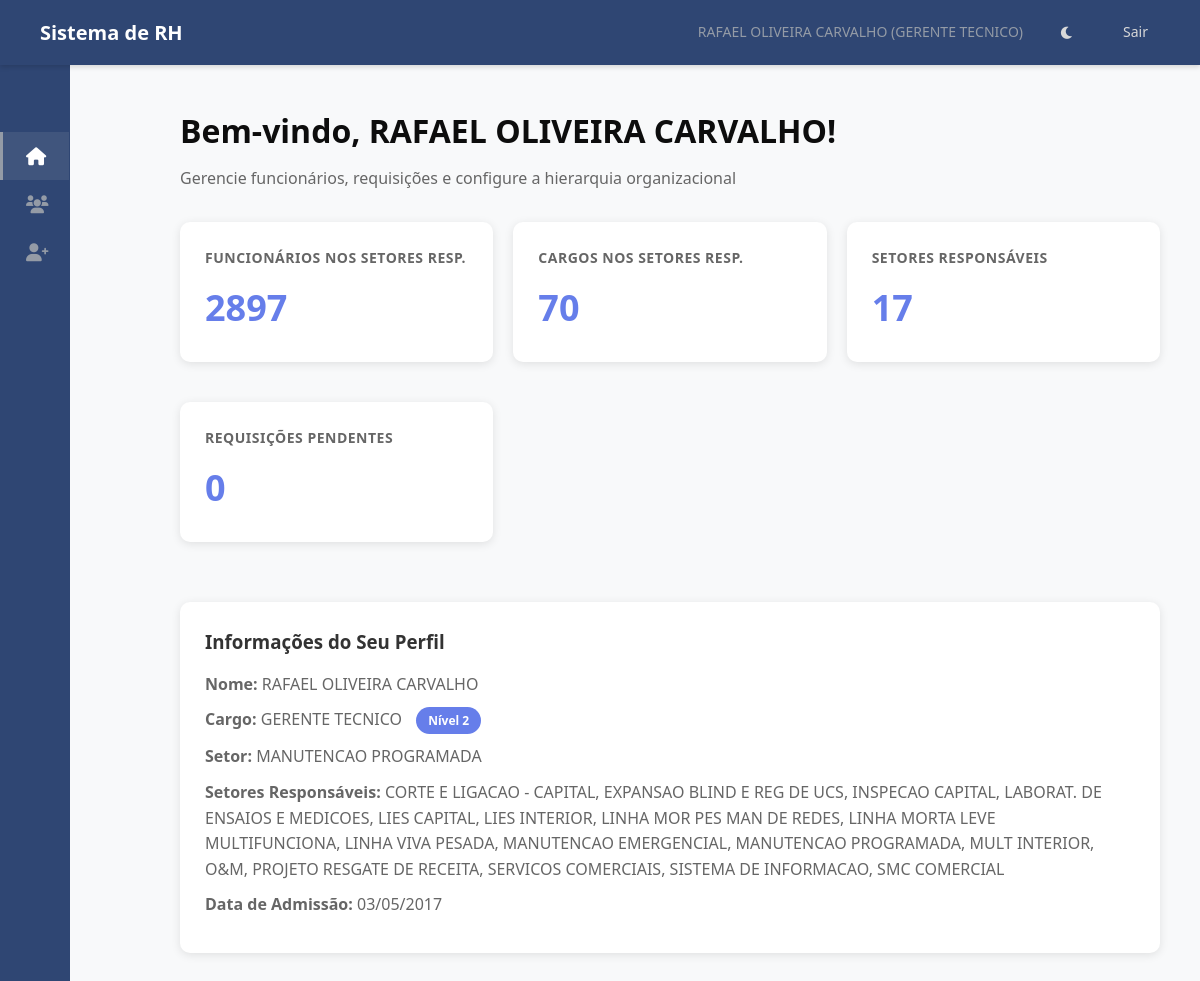
The page / (signed in) on the database its author committed.
### hierarquia/models.py (models this page shows, shortened)
class Funcionario(models.Model):
    usuario = models.OneToOneField(User, on_delete=models.SET_NULL, null=True, blank=True, related_name='funcionario')
    nome = models.CharField(max_length=255)
    data_nascimento = models.DateField(blank=True, null=True)
    cpf = models.CharField(max_length=14, unique=True, validators=[cpf_validator])
    data_admissao = models.DateField()
    cargo = models.ForeignKey(Cargo, on_delete=models.PROTECT, related_name='funcionarios')
    setor_primario = models.ForeignKey(
        Setor,
        on_delete=models.PROTECT, # Protege contra exclusão de setor com funcionários
        related_name='funcionarios_primarios', # Nome para acesso reverso
        verbose_name='Setor Principal',
        null=True, # TEMPORARIAMENTE True para facilitar migração inicial, depois pode ser False
        blank=True # TEMPORARIAMENTE True
    )
    setores_responsaveis = models.ManyToManyField(
        Setor,
        related_name='responsaveis', # Permite Setor.responsaveis.all()
        blank=True, # Muitos funcionários não serão responsáveis por nenhum setor
        verbose_name='Setores Responsáveis'
    )
    centro_servico = models.ForeignKey(CentroServico, on_delete=models.SET_NULL, null=True, blank=True, related_name='funcionarios')
    ativo = models.BooleanField(default=True)
    criado_em = models.DateTimeField(auto_now_add=True)
    atualizado_em = models.DateTimeField(auto_now=True)
    class Meta:
        ordering = ['nome']
        verbose_name = 'Funcionário'
        verbose_name_plural = 'Funcionários'

class Cargo(models.Model):
    NIVEL_CHOICES = [
        (1, 'Diretor'),
        (2, 'Gestor'),
        (3, 'Coordenador'),
        (4, 'Supervisor'),
        (5, 'ADM/Analista'), # E outros níveis operacionais
    ]
    nome = models.CharField(max_length=255, unique=True)
    nivel = models.IntegerField(choices=NIVEL_CHOICES)
    descricao = models.TextField(blank=True, null=True)
    criado_em = models.DateTimeField(auto_now_add=True)
    atualizado_em = models.DateTimeField(auto_now=True)
    class Meta:
        ordering = ['nivel', 'nome']
        verbose_name = 'Cargo'
        verbose_name_plural = 'Cargos'

class Setor(models.Model):
    nome = models.CharField(max_length=255, unique=True)
    descricao = models.TextField(blank=True, null=True)
    criado_em = models.DateTimeField(auto_now_add=True)
    atualizado_em = models.DateTimeField(auto_now=True)
    class Meta:
        ordering = ['nome']
        verbose_name = 'Setor'
        verbose_name_plural = 'Setores'

### hierarquia/views.py (the view, shortened to what this page needs)
# urls.py: path('', views.dashboard, name='dashboard'), # Rota principal
@login_required(login_url='login')
def dashboard(request):
    try:
        funcionario = Funcionario.objects.get(usuario=request.user)
        if not funcionario.cargo:
            return render(request, 'hierarquia/sem_acesso.html', {'mensagem': 'Seu usuário não está associado a um cargo.'})
    except Funcionario.DoesNotExist:
        return render(request, 'hierarquia/sem_acesso.html', {'mensagem': 'Não foi encontrado um perfil de funcionário associado ao seu usuário.'})
    nivel = funcionario.cargo.nivel
    total_funcionarios_visiveis = 0
    total_cargos_visiveis = 0
    setores_titulo_card = "Informação Setor"
    setores_valor_card = "N/A"
    requisicoes_pendentes_count = 0
    is_setor_name = False
    if nivel == 1:
        total_funcionarios_visiveis = Funcionario.objects.count()
        total_cargos_visiveis = Cargo.objects.count() # Diretor vê todos os cargos
        setores_titulo_card = "Total de Setores"
        setores_valor_card = Setor.objects.count()
        requisicoes_pendentes_count = Requisicao.objects.filter(status='pendente').count()
    elif nivel <= 3:
        setores_responsabilidade = funcionario.setores_responsaveis.all()
        if setores_responsabilidade.exists():
            setores_titulo_card = "Setores Responsáveis"
            setores_valor_card = setores_responsabilidade.count()
            total_funcionarios_visiveis = Funcionario.objects.filter(setor_primario__in=setores_responsabilidade).count()
            total_cargos_visiveis = Cargo.objects.filter(
                funcionarios__setor_primario__in=setores_responsabilidade
            ).distinct().count()
            requisicoes_pendentes_count = Requisicao.objects.filter(
                solicitante__setor_primario__in=setores_responsabilidade, status='pendente'
            ).count()
    context = {
        'funcionario': funcionario,
        'total_funcionarios': total_funcionarios_visiveis,
        'total_cargos': total_cargos_visiveis,
        'setores_titulo_card': setores_titulo_card,
        'setores_valor_card': setores_valor_card,
        'requisicoes_pendentes': requisicoes_pendentes_count,
        'is_setor_name': is_setor_name,
    }
    return render(request, 'hierarquia/dashboard.html', context)

### templates/hierarquia/dashboard.html (shortened to what this page needs)
{% extends 'base.html' %}
{% load static %}
{# {% block extra_css %}
    <link rel="stylesheet" href="{% static 'css/dashboard.css' %}">
{% endblock extra_css %} #}
{% block content %}
<div class="container">
    <div class="header">
        <h2>Bem-vindo, {{ funcionario.nome }}!</h2>
        <p>Gerencie funcionários, requisições e configure a hierarquia organizacional</p>
    </div>
    <div class="cards-grid">
        <div class="card">
            {% if funcionario.cargo.nivel == 1 %}
                <div class="card-title">Total de Funcionários</div>
            {% elif funcionario.cargo.nivel <= 3 %}
                <div class="card-title">Funcionários nos Setores Resp.</div>
            {% else %}
                 <div class="card-title">Funcionários no Setor</div>
            {% endif %}
            <div class="card-value">{{ total_funcionarios }}</div>
        </div>
        <div class="card">
            {% if funcionario.cargo.nivel == 1 %}
                <div class="card-title">Total de Cargos</div>
            {% elif funcionario.cargo.nivel <= 3 %}
                <div class="card-title">Cargos nos Setores Resp.</div>
            {% else %}
                 <div class="card-title">Cargos no Setor</div>
            {% endif %}
            <div class="card-value">{{ total_cargos }}</div>
        </div>
        <div class="card">
            <div class="card-title">{{ setores_titulo_card }}</div>
            <div class="card-value {% if is_setor_name %}text-value{% endif %}">
                {{ setores_valor_card }}
            </div>
        </div>
        <div class="card">
             <div class="card-title">Requisições Pendentes</div>
            <div class="card-value">{{ requisicoes_pendentes }}</div>
        </div>
    </div>
    <div class="info-box">
        <h3>Informações do Seu Perfil</h3>
        <p><strong>Nome:</strong> {{ funcionario.nome }}</p>
        <p><strong>Cargo:</strong> {{ funcionario.cargo.nome }} <span class="badge">Nível {{ funcionario.cargo.nivel }}</span></p>
        <p><strong>Setor:</strong>
            {% if funcionario.setor_primario %}
                {{ funcionario.setor_primario.nome }}
            {% else %}
                <span style="color: #999;">Nenhum</span>
            {% endif %}
        </p>
        {% if funcionario.setores_responsaveis.exists %}
        <p><strong>Setores Responsáveis:</strong>
            {% for setor_resp in funcionario.setores_responsaveis.all %}
                {{ setor_resp.nome }}{% if not forloop.last %}, {% endif %}
            {% endfor %}
        </p>
        {% endif %}
        <p><strong>Data de Admissão:</strong> {{ funcionario.data_admissao|date:"d/m/Y" }}</p>
    </div>
</div>
{% endblock content %}

### templates/base.html (shortened to what this page needs)
{% load static %}
<!DOCTYPE html>
<html lang="pt-BR">
<head>
    <link rel="stylesheet" href="{% static 'css/base.css' %}">
    <link rel="stylesheet" href="https://cdnjs.cloudflare.com/ajax/libs/font-awesome/6.0.0/css/all.min.css">
    {% block extra_css %}{% endblock extra_css %}
</head>
<body>
    <nav class="navbar">
        <h1>Sistema de RH</h1>
        <div class="navbar-user">
            {% if user.is_authenticated and user.funcionario %}
                <span>{{ user.funcionario.nome }} ({{ user.funcionario.cargo.nome }})</span>
            {% else %}
                <span>Visitante</span>
            {% endif %}
            <button id="theme-toggle" class="theme-toggle-btn" aria-label="Alternar tema">
            </button>
            <a href="{% url 'logout' %}">Sair</a>
        </div>
    </nav>
    <div class="page-container">
        <aside class="sidebar" id="sidebar">
            <div class="sidebar-header">
            </div>
            <div class="menu-items">
                <a href="{% url 'dashboard' %}" class="menu-item {% if request.resolver_match.url_name == 'dashboard' %}active{% endif %}">
                    <i class="fas fa-home"></i> <span class="menu-text">Dashboard</span>
                </a>
                <a href="{% url 'listar_setores_funcionarios' %}" class="menu-item {% if 'funcionarios' in request.resolver_match.view_name %}active{% endif %}">
                    <i class="fas fa-users"></i> <span class="menu-text">Funcionários</span>
                </a>
                {% if perms.hierarquia.add_funcionario %}
                    <a href="{% url 'cadastrar_funcionario' %}" class="menu-item">
                         <i class="fas fa-user-plus"></i> <span class="menu-text">Cadastrar Funcionário</span>
                    </a>
                {% endif %}
            </div>
        </aside>
        <main class="main-content" id="main-content">
            {% block content %}
            {% endblock content %}
        </main>
    </div>
</body>
</html>

### static/css/base.css (style rules this page uses)
:root { --sidebar-width-expanded: 250px; --sidebar-width-collapsed: 70px; --bg-primary: #FFFFFF; --bg-secondary: #f8f9fa; --bg-navbar: #2F4673; --bg-sidebar: #2F4673; --bg-hover: rgba(217, 217, 217, 0.05); --bg-active: rgba(217, 217, 217, 0.1); --text-primary: #0D0D0D; --text-secondary: #64758C; --text-muted: #949BA6; --text-navbar: #D9D9D9; --text-sidebar: #D9D9D9; --text-sidebar-hover: #FFFFFF; --border-color: #D9D9D9; --border-accent: #949BA6; --shadow-color: rgba(0, 0, 0, 0.1); --shadow-navbar: rgba(0, 0, 0, 0.15); --accent-color: #64758C; }
* { margin: 0; padding: 0; box-sizing: border-box; }
body { font-family: 'Segoe UI', Tahoma, Geneva, Verdana, sans-serif; color: var(--text-primary); background-color: var(--bg-secondary); font-size: 16px; line-height: 1.6; transition: background-color 0.3s ease, color 0.3s ease; overflow: hidden; }
.navbar { background-color: var(--bg-navbar); color: var(--text-navbar); padding: 0 40px; height: 65px; display: flex; justify-content: space-between; align-items: center; box-shadow: 0 2px 5px var(--shadow-navbar); position: relative; z-index: 1001; }
.navbar h1 { font-size: 20px; font-weight: 600; color: #FFFFFF; }
.navbar-user { display: flex; align-items: center; gap: 25px; }
.navbar-user span { font-size: 14px; color: var(--text-muted); }
.navbar-user a, .theme-toggle-btn { color: var(--text-navbar); text-decoration: none; padding: 8px 12px; border-radius: 4px; font-size: 14px; font-weight: 500; transition: background-color 0.2s ease, color 0.2s ease; cursor: pointer; background: none; border: none; font-family: inherit; }
.page-container { display: flex; height: calc(100vh - 65px); }
.sidebar { width: var(--sidebar-width-expanded); background: var(--bg-sidebar); height: 100%; overflow-y: auto; overflow-x: hidden; display: flex; flex-direction: column; transition: width 0.3s ease; z-index: 1000; position: relative; }
.sidebar-header { display: flex; justify-content: space-between; align-items: center; padding: 25px 25px 15px 25px; }
.sidebar .menu-items { display: flex; flex-direction: column; padding-bottom: 20px; }
.sidebar .menu-item { padding: 12px 25px; text-decoration: none; color: var(--text-sidebar); font-weight: 500; display: flex; align-items: center; gap: 12px; font-size: 15px; border-left: 3px solid transparent; margin-right: 1px; transition: background-color 0.2s ease, color 0.2s ease, border-left-color 0.2s ease; white-space: nowrap; }
.sidebar .menu-item i { font-size: 18px; width: 20px; text-align: center; color: var(--text-muted); transition: color 0.2s ease; flex-shrink: 0; }
.sidebar .menu-item.active { background-color: var(--bg-active); color: var(--text-sidebar-hover); border-left-color: var(--border-accent); font-weight: 600; }
.sidebar .menu-item.active i { color: var(--text-sidebar-hover); }
.sidebar.sidebar-collapsed { width: var(--sidebar-width-collapsed); }
.sidebar.sidebar-collapsed .menu-item { justify-content: center; padding-left: 0; padding-right: 0; gap: 0; }
.sidebar.sidebar-collapsed .menu-item i { margin: 0; }
.main-content { flex: 1; overflow-y: auto; padding: 30px; background-color: var(--bg-secondary); margin-left: var(--sidebar-width-expanded); transition: margin-left 0.3s ease; }
.sidebar.sidebar-collapsed ~ .main-content { margin-left: var(--sidebar-width-collapsed); }
.container { max-width: 1000px; margin: 0 auto; padding: 0; }
.card { background: var(--bg-primary); border-radius: 10px; padding: 25px; box-shadow: 0 2px 10px var(--shadow-color); transition: transform 0.3s ease, box-shadow 0.3s ease, background-color 0.3s ease; margin-bottom: 20px; }

### rows shown on the page
Funcionario: nome "RAFAEL OLIVEIRA CARVALHO", cargo.nome "GERENTE TECNICO", cargo.nivel "2", setor_primario.nome "MANUTENCAO PROGRAMADA", data_admissao "03/05/2017"
Setor: nome "CORTE E LIGACAO - CAPITAL"
Setor: nome "EXPANSAO BLIND E REG DE UCS"
Setor: nome "INSPECAO CAPITAL"
Setor: nome "LABORAT. DE ENSAIOS E MEDICOES"
Setor: nome "LIES CAPITAL"
Setor: nome "LIES INTERIOR"
Setor: nome "LINHA MOR PES MAN DE REDES"
Setor: nome "LINHA MORTA LEVE MULTIFUNCIONA"
Setor: nome "LINHA VIVA PESADA"
Setor: nome "MANUTENCAO EMERGENCIAL"
Setor: nome "MANUTENCAO PROGRAMADA"
Setor: nome "MULT INTERIOR"
Setor: nome "O&M"
Setor: nome "PROJETO RESGATE DE RECEITA"
Setor: nome "SERVICOS COMERCIAIS"
Setor: nome "SISTEMA DE INFORMACAO"
Setor: nome "SMC COMERCIAL"

### other values the page prints
{{ user.funcionario.nome }} "RAFAEL OLIVEIRA CARVALHO"
{{ user.funcionario.cargo.nome }} "GERENTE TECNICO"
{{ total_funcionarios }} "2897"
{{ total_cargos }} "70"
{{ setores_titulo_card }} "SETORES RESPONSÁVEIS"
{{ setores_valor_card }} "17"
{{ requisicoes_pendentes }} "0"
